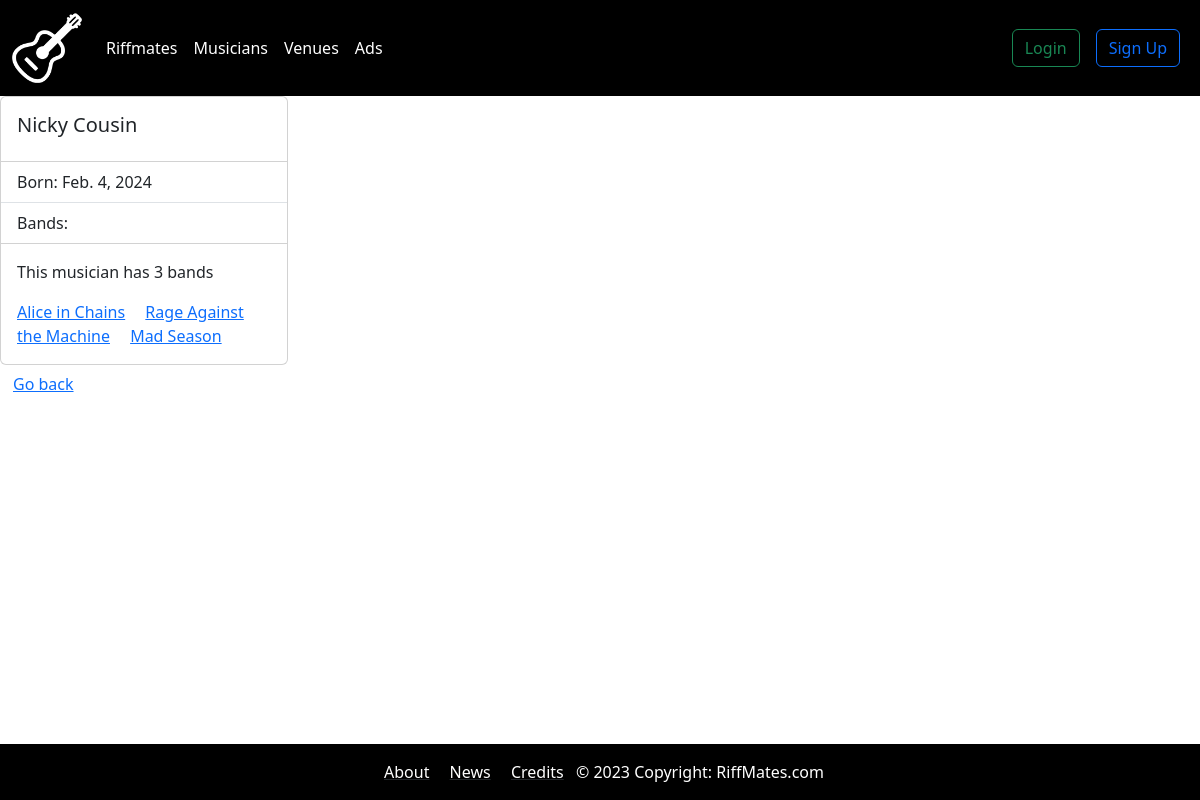
Page /bands/musician/11/ on the earlier database version.
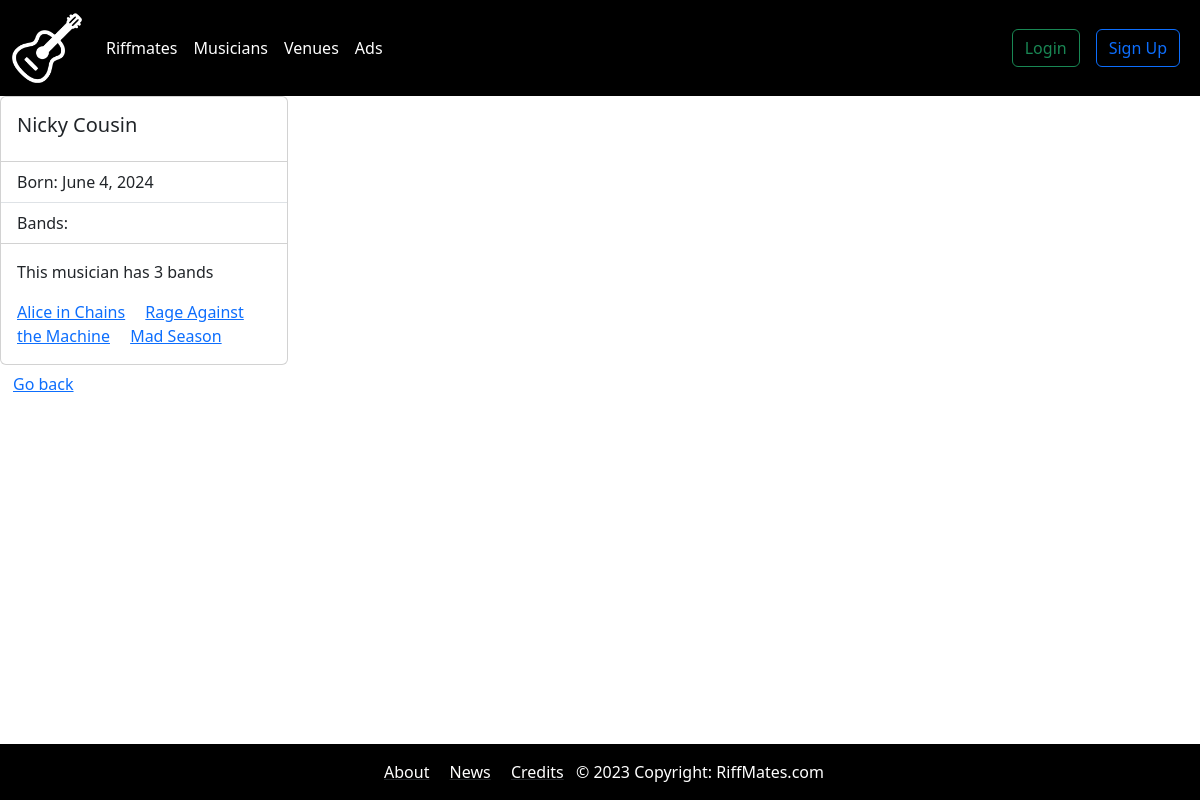
Same page on the later database version.
### bands/models.py (models this page shows, shortened)
class Musician(models.Model):
    first_name = models.CharField(max_length=30)
    last_name = models.CharField(max_length=30)
    birth_date = models.DateField(null=True, blank=True)
    picture = models.ImageField(blank=True, null=True)

### bands/views.py (the view)
# urls.py: path('musician/<int:musician_id>/', views.get_musician, name="musician"),
def get_musician(request, musician_id):
    musician = get_object_or_404(Musician, id=musician_id)
    edit_allowed = False
    if request.user.is_authenticated:
        user_profile = request.user.userprofile
        if user_profile.musician_profiles.filter(id=musician.id).exists():
            edit_allowed = True
    data = {
        'musician': musician,
        'bands': musician.band_set.all(),
        'edit_allowed': edit_allowed
    }
    return render(request, "musician.html", data)

### templates/musician.html (shortened to what this page needs)
{% extends "base.html" %}
{% block content %}
<div class="card" style="width: 18rem;">
  <div class="card-body">
    <h5 class="card-title font-weight-bold">{{musician.first_name}} {{musician.last_name}}</h5>
  </div>
  <ul class="list-group list-group-flush">
    <li class="list-group-item font-weight-bold">Born:
      <span class="font-weight-light">{{musician.birth_date}}</span>
    </li>
    <li class="list-group-item font-weight-bold">Bands:</li>
  </ul>
  <div class="card-body">
    <p>This musician has {{ bands|length }} band{{ bands|pluralize }}</p>
    {% for band in bands %}
      <a href="{% url 'band' band.id %}" class="card-link">{{ band.name }}</a>
    {% endfor %}
  </div>
</div>
<button type="button" onClick="javascript:history.go(-1)" class="btn btn-link">Go back</button>
{% endblock content %}

Differences in the rows shown:
changed Musician "Nicky": birth_date "Feb. 4, 2024" → "June 4, 2024"
